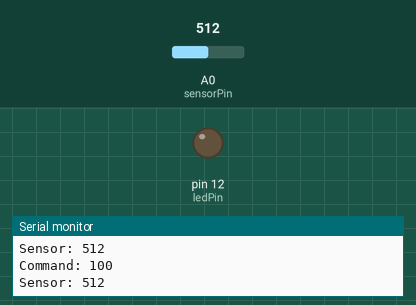
Simulated run of this sketch. Board: Arduino Uno, built with avr-gcc and run on an emulated ATmega328P. Parts: output pins drawn as LEDs (lit = HIGH), the last lines printed to the serial monitor. Inputs (shaded band) come from the test bench; at power-on: A0 (sensorPin) = 512.

Above: at 1.2 s.
1.3 s: A0 (sensorPin) set to 648
2.8 s: A0 (sensorPin) set to 664
At 3.1 s:
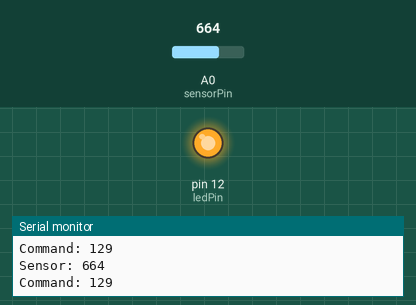
4.3 s: A0 (sensorPin) set to 511
At 5.0 s:
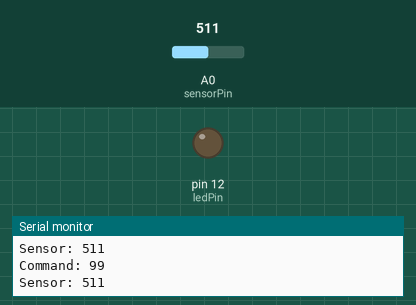
7.3 s: A0 (sensorPin) set to 716
At 8.5 s:
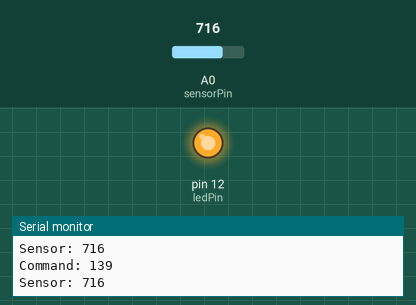
Timing chart, 0 to 10.3 s (numbered marks = the images above; inputs shaded):
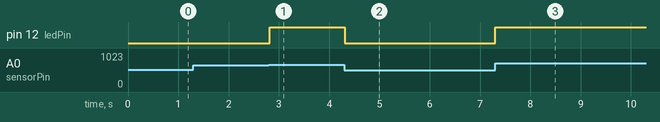

Measured:
- the behaviour switches between 654 and 655 on A0 (sensorPin) (found by bisection; images 0 and 1)
- after the input at 2.8 s, pin 12 (ledPin): LOW → HIGH at once
- after the input at 4.3 s, pin 12 (ledPin): HIGH → LOW at once
- after the input at 7.3 s, pin 12 (ledPin): LOW → HIGH at once

The sketch:

codigo_com_led.ino
```cpp
#define DELAY 20
#define MIN_RAW 0
#define MAX_RAW 1023
#define MIN_CMD 0
#define MAX_CMD 200

const int sensorPin = A0;
const int ledPin = 12;

int sensorVal;
int cmd;

void setup() {
  Serial.begin(9600);       // Inicializa a comunicação serial
  pinMode(ledPin, OUTPUT);  // Define o pino do LED como saída
}

void loop() {
  sensorVal = analogRead(sensorPin);        // Lê o valor analógico do sensor
  cmd = sensorToLed(sensorVal);            // Mapeia o valor lido para o comando do LED
  analogWrite(ledPin, cmd);                // Aplica o valor de PWM ao LED
  delay(DELAY);                            // Aguarda o intervalo de 20 ms

  // Exibe os valores no monitor serial
  Serial.print("Sensor: ");
  Serial.println(sensorVal);
  Serial.print("Command: ");
  Serial.println(cmd);
}

// Função que mapeia o valor do sensor para o comando PWM
int sensorToLed(int raw) {
  int val = map(raw, MIN_RAW, MAX_RAW, MIN_CMD, MAX_CMD);  // Mapeia o valor
  val = max(val, MIN_CMD);                                // Garante o mínimo
  val = min(val, MAX_CMD);                                // Garante o máximo
  return val;
}
```
